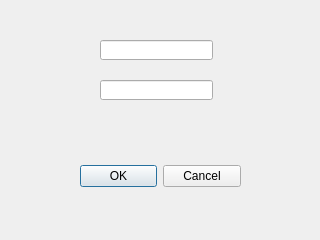
<?xml version="1.0" encoding="UTF-8"?>
<ui version="4.0">
 <class>Filterdef</class>
 <widget class="QDialog" name="Filterdef">
  <property name="geometry">
   <rect>
    <x>0</x>
    <y>0</y>
    <width>320</width>
    <height>240</height>
   </rect>
  </property>
  <property name="windowTitle">
   <string>Dialog</string>
  </property>
  <widget class="QDialogButtonBox" name="buttonBox">
   <property name="geometry">
    <rect>
     <x>80</x>
     <y>160</y>
     <width>161</width>
     <height>32</height>
    </rect>
   </property>
   <property name="orientation">
    <enum>Qt::Horizontal</enum>
   </property>
   <property name="standardButtons">
    <set>QDialogButtonBox::Cancel|QDialogButtonBox::Ok</set>
   </property>
  </widget>
  <widget class="QLineEdit" name="fromID">
   <property name="geometry">
    <rect>
     <x>100</x>
     <y>40</y>
     <width>113</width>
     <height>20</height>
    </rect>
   </property>
  </widget>
  <widget class="QLineEdit" name="toID">
   <property name="geometry">
    <rect>
     <x>100</x>
     <y>80</y>
     <width>113</width>
     <height>20</height>
    </rect>
   </property>
  </widget>
 </widget>
 <resources/>
 <connections>
  <connection>
   <sender>buttonBox</sender>
   <signal>accepted()</signal>
   <receiver>Filterdef</receiver>
   <slot>accept()</slot>
   <hints>
    <hint type="sourcelabel">
     <x>248</x>
     <y>254</y>
    </hint>
    <hint type="destinationlabel">
     <x>157</x>
     <y>274</y>
    </hint>
   </hints>
  </connection>
  <connection>
   <sender>buttonBox</sender>
   <signal>rejected()</signal>
   <receiver>Filterdef</receiver>
   <slot>reject()</slot>
   <hints>
    <hint type="sourcelabel">
     <x>316</x>
     <y>260</y>
    </hint>
    <hint type="destinationlabel">
     <x>286</x>
     <y>274</y>
    </hint>
   </hints>
  </connection>
 </connections>
</ui>
